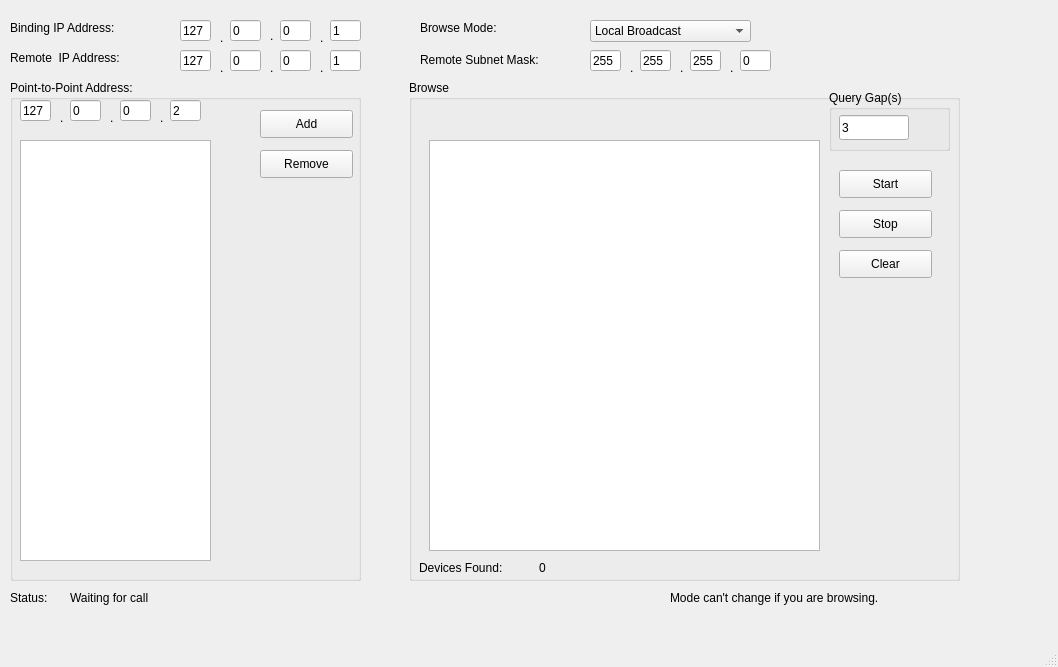
<?xml version="1.0" encoding="UTF-8"?>
<ui version="4.0">
 <class>MainWindow</class>
 <widget class="QMainWindow" name="MainWindow">
  <property name="geometry">
   <rect>
    <x>0</x>
    <y>0</y>
    <width>1058</width>
    <height>667</height>
   </rect>
  </property>
  <property name="windowTitle">
   <string>MainWindow</string>
  </property>
  <property name="windowIcon">
   <iconset resource="src.qrc">
    <normaloff>:/roc.jpg</normaloff>:/roc.jpg</iconset>
  </property>
  <widget class="QWidget" name="centralwidget">
   <widget class="QLineEdit" name="src_ip1">
    <property name="geometry">
     <rect>
      <x>230</x>
      <y>20</y>
      <width>31</width>
      <height>21</height>
     </rect>
    </property>
    <property name="text">
     <string>0</string>
    </property>
   </widget>
   <widget class="QLabel" name="label_19">
    <property name="geometry">
     <rect>
      <x>680</x>
      <y>60</y>
      <width>16</width>
      <height>16</height>
     </rect>
    </property>
    <property name="text">
     <string>.</string>
    </property>
   </widget>
   <widget class="QLabel" name="label_8">
    <property name="geometry">
     <rect>
      <x>431</x>
      <y>860</y>
      <width>61</width>
      <height>16</height>
     </rect>
    </property>
    <property name="text">
     <string>Status:</string>
    </property>
   </widget>
   <widget class="QLabel" name="label_11">
    <property name="geometry">
     <rect>
      <x>320</x>
      <y>30</y>
      <width>16</width>
      <height>16</height>
     </rect>
    </property>
    <property name="text">
     <string>.</string>
    </property>
   </widget>
   <widget class="QLabel" name="label_12">
    <property name="geometry">
     <rect>
      <x>320</x>
      <y>60</y>
      <width>16</width>
      <height>16</height>
     </rect>
    </property>
    <property name="text">
     <string>.</string>
    </property>
   </widget>
   <widget class="QGroupBox" name="groupBox_2">
    <property name="geometry">
     <rect>
      <x>409</x>
      <y>80</y>
      <width>551</width>
      <height>501</height>
     </rect>
    </property>
    <property name="title">
     <string>Browse</string>
    </property>
    <widget class="QPushButton" name="start_btn">
     <property name="geometry">
      <rect>
       <x>430</x>
       <y>90</y>
       <width>93</width>
       <height>28</height>
      </rect>
     </property>
     <property name="text">
      <string>Start</string>
     </property>
    </widget>
    <widget class="QPushButton" name="stop_btn">
     <property name="geometry">
      <rect>
       <x>430</x>
       <y>130</y>
       <width>93</width>
       <height>28</height>
      </rect>
     </property>
     <property name="text">
      <string>Stop</string>
     </property>
    </widget>
    <widget class="QPushButton" name="clear_btn">
     <property name="geometry">
      <rect>
       <x>430</x>
       <y>170</y>
       <width>93</width>
       <height>28</height>
      </rect>
     </property>
     <property name="text">
      <string>Clear</string>
     </property>
    </widget>
    <widget class="QLabel" name="label_6">
     <property name="geometry">
      <rect>
       <x>10</x>
       <y>480</y>
       <width>121</width>
       <height>16</height>
      </rect>
     </property>
     <property name="text">
      <string>Devices Found:</string>
     </property>
    </widget>
    <widget class="QLabel" name="device_num">
     <property name="geometry">
      <rect>
       <x>130</x>
       <y>480</y>
       <width>31</width>
       <height>16</height>
      </rect>
     </property>
     <property name="text">
      <string>0</string>
     </property>
    </widget>
    <widget class="QTreeWidget" name="device_list">
     <property name="geometry">
      <rect>
       <x>20</x>
       <y>60</y>
       <width>391</width>
       <height>411</height>
      </rect>
     </property>
     <attribute name="headerVisible">
      <bool>false</bool>
     </attribute>
     <column>
      <property name="text">
       <string notr="true">1</string>
      </property>
     </column>
    </widget>
    <widget class="QGroupBox" name="groupBox_3">
     <property name="geometry">
      <rect>
       <x>420</x>
       <y>10</y>
       <width>121</width>
       <height>61</height>
      </rect>
     </property>
     <property name="title">
      <string>Query Gap(s)</string>
     </property>
     <widget class="QLineEdit" name="gap_line">
      <property name="geometry">
       <rect>
        <x>10</x>
        <y>25</y>
        <width>70</width>
        <height>25</height>
       </rect>
      </property>
      <property name="text">
       <string>3</string>
      </property>
     </widget>
    </widget>
   </widget>
   <widget class="QLineEdit" name="src_ip0">
    <property name="geometry">
     <rect>
      <x>180</x>
      <y>20</y>
      <width>31</width>
      <height>21</height>
     </rect>
    </property>
    <property name="text">
     <string>127</string>
    </property>
   </widget>
   <widget class="QLabel" name="label_3">
    <property name="geometry">
     <rect>
      <x>420</x>
      <y>20</y>
      <width>111</width>
      <height>16</height>
     </rect>
    </property>
    <property name="text">
     <string>Browse Mode:</string>
    </property>
   </widget>
   <widget class="QLineEdit" name="remote_ip0">
    <property name="geometry">
     <rect>
      <x>180</x>
      <y>50</y>
      <width>31</width>
      <height>21</height>
     </rect>
    </property>
    <property name="text">
     <string>127</string>
    </property>
   </widget>
   <widget class="QLineEdit" name="mask_ip1">
    <property name="geometry">
     <rect>
      <x>640</x>
      <y>50</y>
      <width>31</width>
      <height>21</height>
     </rect>
    </property>
    <property name="text">
     <string>255</string>
    </property>
   </widget>
   <widget class="QLineEdit" name="mask_ip0">
    <property name="geometry">
     <rect>
      <x>590</x>
      <y>50</y>
      <width>31</width>
      <height>21</height>
     </rect>
    </property>
    <property name="text">
     <string>255</string>
    </property>
   </widget>
   <widget class="QLineEdit" name="mask_ip2">
    <property name="geometry">
     <rect>
      <x>690</x>
      <y>50</y>
      <width>31</width>
      <height>21</height>
     </rect>
    </property>
    <property name="text">
     <string>255</string>
    </property>
   </widget>
   <widget class="QComboBox" name="mode">
    <property name="geometry">
     <rect>
      <x>590</x>
      <y>20</y>
      <width>161</width>
      <height>22</height>
     </rect>
    </property>
    <item>
     <property name="text">
      <string>Local Broadcast</string>
     </property>
    </item>
    <item>
     <property name="text">
      <string>Point-to-Point</string>
     </property>
    </item>
    <item>
     <property name="text">
      <string>Remote Broadcast</string>
     </property>
    </item>
   </widget>
   <widget class="QLabel" name="label_2">
    <property name="geometry">
     <rect>
      <x>10</x>
      <y>50</y>
      <width>171</width>
      <height>16</height>
     </rect>
    </property>
    <property name="text">
     <string>Remote  IP Address:</string>
    </property>
   </widget>
   <widget class="QLabel" name="label_18">
    <property name="geometry">
     <rect>
      <x>730</x>
      <y>60</y>
      <width>16</width>
      <height>16</height>
     </rect>
    </property>
    <property name="text">
     <string>.</string>
    </property>
   </widget>
   <widget class="QLabel" name="label_4">
    <property name="geometry">
     <rect>
      <x>420</x>
      <y>50</y>
      <width>151</width>
      <height>20</height>
     </rect>
    </property>
    <property name="text">
     <string>Remote Subnet Mask:</string>
    </property>
   </widget>
   <widget class="QLineEdit" name="remote_ip2">
    <property name="geometry">
     <rect>
      <x>280</x>
      <y>50</y>
      <width>31</width>
      <height>21</height>
     </rect>
    </property>
    <property name="text">
     <string>0</string>
    </property>
   </widget>
   <widget class="QGroupBox" name="groupBox">
    <property name="geometry">
     <rect>
      <x>10</x>
      <y>80</y>
      <width>351</width>
      <height>501</height>
     </rect>
    </property>
    <property name="title">
     <string>Point-to-Point Address:</string>
    </property>
    <widget class="QLineEdit" name="p2p_addr3">
     <property name="geometry">
      <rect>
       <x>160</x>
       <y>20</y>
       <width>31</width>
       <height>21</height>
      </rect>
     </property>
     <property name="text">
      <string>2</string>
     </property>
    </widget>
    <widget class="QLineEdit" name="p2p_addr2">
     <property name="geometry">
      <rect>
       <x>110</x>
       <y>20</y>
       <width>31</width>
       <height>21</height>
      </rect>
     </property>
     <property name="text">
      <string>0</string>
     </property>
    </widget>
    <widget class="QLineEdit" name="p2p_addr0">
     <property name="geometry">
      <rect>
       <x>10</x>
       <y>20</y>
       <width>31</width>
       <height>21</height>
      </rect>
     </property>
     <property name="text">
      <string>127</string>
     </property>
    </widget>
    <widget class="QLineEdit" name="p2p_addr1">
     <property name="geometry">
      <rect>
       <x>60</x>
       <y>20</y>
       <width>31</width>
       <height>21</height>
      </rect>
     </property>
     <property name="text">
      <string>0</string>
     </property>
    </widget>
    <widget class="QLabel" name="label_20">
     <property name="geometry">
      <rect>
       <x>150</x>
       <y>30</y>
       <width>16</width>
       <height>16</height>
      </rect>
     </property>
     <property name="text">
      <string>.</string>
     </property>
    </widget>
    <widget class="QLabel" name="label_21">
     <property name="geometry">
      <rect>
       <x>100</x>
       <y>30</y>
       <width>16</width>
       <height>16</height>
      </rect>
     </property>
     <property name="text">
      <string>.</string>
     </property>
    </widget>
    <widget class="QLabel" name="label_22">
     <property name="geometry">
      <rect>
       <x>50</x>
       <y>30</y>
       <width>16</width>
       <height>16</height>
      </rect>
     </property>
     <property name="text">
      <string>.</string>
     </property>
    </widget>
    <widget class="QListWidget" name="ip_list">
     <property name="enabled">
      <bool>true</bool>
     </property>
     <property name="geometry">
      <rect>
       <x>10</x>
       <y>60</y>
       <width>191</width>
       <height>421</height>
      </rect>
     </property>
     <property name="isWrapping" stdset="0">
      <bool>true</bool>
     </property>
     <property name="uniformItemSizes">
      <bool>false</bool>
     </property>
     <property name="selectionRectVisible">
      <bool>true</bool>
     </property>
    </widget>
   </widget>
   <widget class="QLabel" name="label_14">
    <property name="geometry">
     <rect>
      <x>220</x>
      <y>60</y>
      <width>16</width>
      <height>16</height>
     </rect>
    </property>
    <property name="text">
     <string>.</string>
    </property>
   </widget>
   <widget class="QLabel" name="label_13">
    <property name="geometry">
     <rect>
      <x>270</x>
      <y>60</y>
      <width>16</width>
      <height>16</height>
     </rect>
    </property>
    <property name="text">
     <string>.</string>
    </property>
   </widget>
   <widget class="QLineEdit" name="mask_ip3">
    <property name="geometry">
     <rect>
      <x>740</x>
      <y>50</y>
      <width>31</width>
      <height>21</height>
     </rect>
    </property>
    <property name="text">
     <string>0</string>
    </property>
   </widget>
   <widget class="QPushButton" name="add_btn">
    <property name="geometry">
     <rect>
      <x>260</x>
      <y>110</y>
      <width>93</width>
      <height>28</height>
     </rect>
    </property>
    <property name="text">
     <string>Add</string>
    </property>
   </widget>
   <widget class="QLineEdit" name="remote_ip3">
    <property name="geometry">
     <rect>
      <x>330</x>
      <y>50</y>
      <width>31</width>
      <height>21</height>
     </rect>
    </property>
    <property name="text">
     <string>1</string>
    </property>
   </widget>
   <widget class="QLineEdit" name="src_ip2">
    <property name="geometry">
     <rect>
      <x>280</x>
      <y>20</y>
      <width>31</width>
      <height>21</height>
     </rect>
    </property>
    <property name="text">
     <string>0</string>
    </property>
   </widget>
   <widget class="QLineEdit" name="src_ip3">
    <property name="geometry">
     <rect>
      <x>330</x>
      <y>20</y>
      <width>31</width>
      <height>21</height>
     </rect>
    </property>
    <property name="text">
     <string>1</string>
    </property>
   </widget>
   <widget class="QLabel" name="label_10">
    <property name="geometry">
     <rect>
      <x>270</x>
      <y>26</y>
      <width>20</width>
      <height>20</height>
     </rect>
    </property>
    <property name="text">
     <string>.</string>
    </property>
   </widget>
   <widget class="QPushButton" name="remo_btn">
    <property name="geometry">
     <rect>
      <x>260</x>
      <y>150</y>
      <width>93</width>
      <height>28</height>
     </rect>
    </property>
    <property name="text">
     <string>Remove</string>
    </property>
   </widget>
   <widget class="QLineEdit" name="remote_ip1">
    <property name="geometry">
     <rect>
      <x>230</x>
      <y>50</y>
      <width>31</width>
      <height>21</height>
     </rect>
    </property>
    <property name="text">
     <string>0</string>
    </property>
   </widget>
   <widget class="QLabel" name="label">
    <property name="geometry">
     <rect>
      <x>10</x>
      <y>20</y>
      <width>171</width>
      <height>16</height>
     </rect>
    </property>
    <property name="text">
     <string>Binding IP Address:</string>
    </property>
   </widget>
   <widget class="QLabel" name="label_23">
    <property name="geometry">
     <rect>
      <x>630</x>
      <y>60</y>
      <width>16</width>
      <height>16</height>
     </rect>
    </property>
    <property name="text">
     <string>.</string>
    </property>
   </widget>
   <widget class="QLabel" name="label_9">
    <property name="geometry">
     <rect>
      <x>220</x>
      <y>30</y>
      <width>16</width>
      <height>16</height>
     </rect>
    </property>
    <property name="text">
     <string>.</string>
    </property>
   </widget>
   <widget class="QLabel" name="label_15">
    <property name="geometry">
     <rect>
      <x>10</x>
      <y>590</y>
      <width>61</width>
      <height>16</height>
     </rect>
    </property>
    <property name="text">
     <string>Status:</string>
    </property>
   </widget>
   <widget class="QLabel" name="status">
    <property name="geometry">
     <rect>
      <x>70</x>
      <y>590</y>
      <width>181</width>
      <height>16</height>
     </rect>
    </property>
    <property name="text">
     <string>Waiting for call</string>
    </property>
   </widget>
   <widget class="QLabel" name="label_16">
    <property name="geometry">
     <rect>
      <x>860</x>
      <y>10</y>
      <width>61</width>
      <height>71</height>
     </rect>
    </property>
    <property name="text">
     <string>&lt;html&gt;&lt;head/&gt;&lt;body&gt;&lt;p&gt;&lt;img src=&quot;:/roc.jpg&quot;/&gt;&lt;/p&gt;&lt;/body&gt;&lt;/html&gt;</string>
    </property>
   </widget>
   <widget class="QLabel" name="status_2">
    <property name="geometry">
     <rect>
      <x>670</x>
      <y>590</y>
      <width>300</width>
      <height>16</height>
     </rect>
    </property>
    <property name="sizePolicy">
     <sizepolicy hsizetype="Preferred" vsizetype="Preferred">
      <horstretch>0</horstretch>
      <verstretch>0</verstretch>
     </sizepolicy>
    </property>
    <property name="text">
     <string>Mode can't change if you are browsing. </string>
    </property>
   </widget>
  </widget>
  <widget class="QMenuBar" name="menubar">
   <property name="geometry">
    <rect>
     <x>0</x>
     <y>0</y>
     <width>1058</width>
     <height>26</height>
    </rect>
   </property>
  </widget>
  <widget class="QStatusBar" name="statusbar"/>
 </widget>
 <tabstops>
  <tabstop>src_ip0</tabstop>
  <tabstop>src_ip1</tabstop>
  <tabstop>src_ip2</tabstop>
  <tabstop>src_ip3</tabstop>
  <tabstop>remote_ip0</tabstop>
  <tabstop>remote_ip1</tabstop>
  <tabstop>remote_ip2</tabstop>
  <tabstop>remote_ip3</tabstop>
  <tabstop>mask_ip0</tabstop>
  <tabstop>mask_ip1</tabstop>
  <tabstop>mask_ip2</tabstop>
  <tabstop>mask_ip3</tabstop>
  <tabstop>p2p_addr0</tabstop>
  <tabstop>p2p_addr1</tabstop>
  <tabstop>p2p_addr2</tabstop>
  <tabstop>p2p_addr3</tabstop>
  <tabstop>ip_list</tabstop>
  <tabstop>start_btn</tabstop>
  <tabstop>stop_btn</tabstop>
  <tabstop>clear_btn</tabstop>
  <tabstop>add_btn</tabstop>
  <tabstop>remo_btn</tabstop>
  <tabstop>mode</tabstop>
 </tabstops>
 <resources>
  <include location="src.qrc"/>
 </resources>
 <connections/>
</ui>
